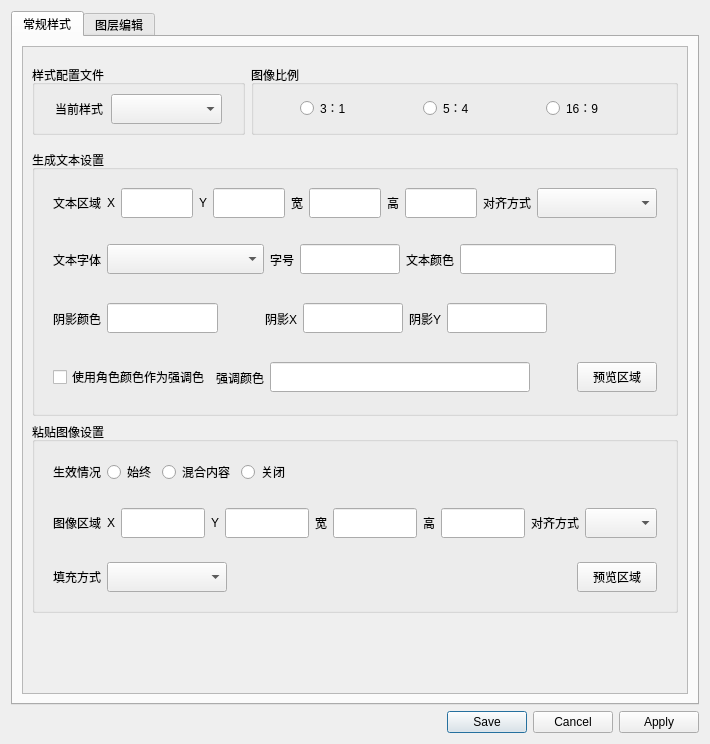
<?xml version="1.0" encoding="UTF-8"?>
<ui version="4.0">
 <class>StyleWindow</class>
 <widget class="QWidget" name="StyleWindow">
  <property name="geometry">
   <rect>
    <x>0</x>
    <y>0</y>
    <width>710</width>
    <height>744</height>
   </rect>
  </property>
  <property name="windowTitle">
   <string>Form</string>
  </property>
  <layout class="QVBoxLayout" name="verticalLayout">
   <item>
    <widget class="QTabWidget" name="tabWidget">
     <property name="currentIndex">
      <number>0</number>
     </property>
     <widget class="QWidget" name="tab">
      <attribute name="title">
       <string>常规样式</string>
      </attribute>
      <layout class="QVBoxLayout" name="verticalLayout_2">
       <item>
        <widget class="QScrollArea" name="scrollArea_2">
         <property name="widgetResizable">
          <bool>true</bool>
         </property>
         <widget class="QWidget" name="scrollAreaWidgetContents_2">
          <property name="geometry">
           <rect>
            <x>0</x>
            <y>0</y>
            <width>666</width>
            <height>647</height>
           </rect>
          </property>
          <layout class="QVBoxLayout" name="verticalLayout_7">
           <item>
            <widget class="QWidget" name="widget_5" native="true">
             <property name="sizePolicy">
              <sizepolicy hsizetype="Preferred" vsizetype="Fixed">
               <horstretch>0</horstretch>
               <verstretch>0</verstretch>
              </sizepolicy>
             </property>
             <property name="maximumSize">
              <size>
               <width>16777215</width>
               <height>100</height>
              </size>
             </property>
             <layout class="QHBoxLayout" name="horizontalLayout_7" stretch="1,2">
              <property name="leftMargin">
               <number>0</number>
              </property>
              <property name="rightMargin">
               <number>0</number>
              </property>
              <item>
               <widget class="QGroupBox" name="groupBox_style">
                <property name="maximumSize">
                 <size>
                  <width>16777215</width>
                  <height>70</height>
                 </size>
                </property>
                <property name="title">
                 <string>样式配置文件</string>
                </property>
                <layout class="QHBoxLayout" name="horizontalLayout_8">
                 <property name="leftMargin">
                  <number>20</number>
                 </property>
                 <property name="rightMargin">
                  <number>20</number>
                 </property>
                 <item>
                  <widget class="QLabel" name="label_styleSelect">
                   <property name="sizePolicy">
                    <sizepolicy hsizetype="Fixed" vsizetype="Preferred">
                     <horstretch>0</horstretch>
                     <verstretch>0</verstretch>
                    </sizepolicy>
                   </property>
                   <property name="minimumSize">
                    <size>
                     <width>50</width>
                     <height>0</height>
                    </size>
                   </property>
                   <property name="text">
                    <string>当前样式</string>
                   </property>
                  </widget>
                 </item>
                 <item>
                  <widget class="QComboBox" name="comboBox_style">
                   <property name="minimumSize">
                    <size>
                     <width>0</width>
                     <height>30</height>
                    </size>
                   </property>
                  </widget>
                 </item>
                </layout>
               </widget>
              </item>
              <item>
               <widget class="QGroupBox" name="groupBox_imgProportion">
                <property name="maximumSize">
                 <size>
                  <width>16777215</width>
                  <height>70</height>
                 </size>
                </property>
                <property name="title">
                 <string>图像比例</string>
                </property>
                <layout class="QHBoxLayout" name="horizontalLayout_2">
                 <property name="leftMargin">
                  <number>9</number>
                 </property>
                 <item>
                  <widget class="QRadioButton" name="radioButton_1">
                   <property name="sizePolicy">
                    <sizepolicy hsizetype="Fixed" vsizetype="Fixed">
                     <horstretch>0</horstretch>
                     <verstretch>0</verstretch>
                    </sizepolicy>
                   </property>
                   <property name="minimumSize">
                    <size>
                     <width>80</width>
                     <height>0</height>
                    </size>
                   </property>
                   <property name="text">
                    <string>3：1</string>
                   </property>
                  </widget>
                 </item>
                 <item>
                  <widget class="QRadioButton" name="radioButton_2">
                   <property name="sizePolicy">
                    <sizepolicy hsizetype="Fixed" vsizetype="Fixed">
                     <horstretch>0</horstretch>
                     <verstretch>0</verstretch>
                    </sizepolicy>
                   </property>
                   <property name="minimumSize">
                    <size>
                     <width>80</width>
                     <height>0</height>
                    </size>
                   </property>
                   <property name="text">
                    <string>5：4</string>
                   </property>
                  </widget>
                 </item>
                 <item>
                  <widget class="QRadioButton" name="radioButton_3">
                   <property name="sizePolicy">
                    <sizepolicy hsizetype="Fixed" vsizetype="Fixed">
                     <horstretch>0</horstretch>
                     <verstretch>0</verstretch>
                    </sizepolicy>
                   </property>
                   <property name="minimumSize">
                    <size>
                     <width>80</width>
                     <height>0</height>
                    </size>
                   </property>
                   <property name="text">
                    <string>16：9</string>
                   </property>
                  </widget>
                 </item>
                </layout>
               </widget>
              </item>
             </layout>
            </widget>
           </item>
           <item>
            <widget class="QGroupBox" name="groupBox_text">
             <property name="sizePolicy">
              <sizepolicy hsizetype="Preferred" vsizetype="Fixed">
               <horstretch>0</horstretch>
               <verstretch>0</verstretch>
              </sizepolicy>
             </property>
             <property name="title">
              <string>生成文本设置</string>
             </property>
             <layout class="QVBoxLayout" name="verticalLayout_5">
              <item>
               <widget class="QWidget" name="widget_line1" native="true">
                <layout class="QHBoxLayout" name="horizontalLayout_6">
                 <item>
                  <widget class="QLabel" name="label_9">
                   <property name="text">
                    <string>文本区域</string>
                   </property>
                  </widget>
                 </item>
                 <item>
                  <widget class="QLabel" name="label_10">
                   <property name="text">
                    <string>X</string>
                   </property>
                  </widget>
                 </item>
                 <item>
                  <widget class="QLineEdit" name="lineEdit_textX">
                   <property name="minimumSize">
                    <size>
                     <width>0</width>
                     <height>30</height>
                    </size>
                   </property>
                  </widget>
                 </item>
                 <item>
                  <widget class="QLabel" name="label_11">
                   <property name="text">
                    <string>Y</string>
                   </property>
                  </widget>
                 </item>
                 <item>
                  <widget class="QLineEdit" name="lineEdit_textY">
                   <property name="minimumSize">
                    <size>
                     <width>0</width>
                     <height>30</height>
                    </size>
                   </property>
                  </widget>
                 </item>
                 <item>
                  <widget class="QLabel" name="label_12">
                   <property name="text">
                    <string>宽</string>
                   </property>
                  </widget>
                 </item>
                 <item>
                  <widget class="QLineEdit" name="lineEdit_textW">
                   <property name="minimumSize">
                    <size>
                     <width>0</width>
                     <height>30</height>
                    </size>
                   </property>
                  </widget>
                 </item>
                 <item>
                  <widget class="QLabel" name="label_13">
                   <property name="text">
                    <string>高</string>
                   </property>
                  </widget>
                 </item>
                 <item>
                  <widget class="QLineEdit" name="lineEdit_textH">
                   <property name="minimumSize">
                    <size>
                     <width>0</width>
                     <height>30</height>
                    </size>
                   </property>
                  </widget>
                 </item>
                 <item>
                  <widget class="QLabel" name="label_14">
                   <property name="text">
                    <string>对齐方式</string>
                   </property>
                  </widget>
                 </item>
                 <item>
                  <widget class="QComboBox" name="comboBox_align">
                   <property name="minimumSize">
                    <size>
                     <width>120</width>
                     <height>30</height>
                    </size>
                   </property>
                  </widget>
                 </item>
                </layout>
               </widget>
              </item>
              <item>
               <widget class="QWidget" name="widget_line2" native="true">
                <layout class="QHBoxLayout" name="horizontalLayout_3">
                 <item>
                  <widget class="QLabel" name="label">
                   <property name="text">
                    <string>文本字体</string>
                   </property>
                  </widget>
                 </item>
                 <item>
                  <widget class="QComboBox" name="comboBox_textFont">
                   <property name="sizePolicy">
                    <sizepolicy hsizetype="Expanding" vsizetype="Fixed">
                     <horstretch>0</horstretch>
                     <verstretch>0</verstretch>
                    </sizepolicy>
                   </property>
                   <property name="minimumSize">
                    <size>
                     <width>0</width>
                     <height>30</height>
                    </size>
                   </property>
                   <property name="maximumSize">
                    <size>
                     <width>250</width>
                     <height>16777215</height>
                    </size>
                   </property>
                  </widget>
                 </item>
                 <item>
                  <widget class="QLabel" name="label_2">
                   <property name="text">
                    <string>字号</string>
                   </property>
                  </widget>
                 </item>
                 <item>
                  <widget class="QLineEdit" name="lineEdit_fontSize">
                   <property name="sizePolicy">
                    <sizepolicy hsizetype="Fixed" vsizetype="Fixed">
                     <horstretch>0</horstretch>
                     <verstretch>0</verstretch>
                    </sizepolicy>
                   </property>
                   <property name="minimumSize">
                    <size>
                     <width>0</width>
                     <height>30</height>
                    </size>
                   </property>
                   <property name="maximumSize">
                    <size>
                     <width>100</width>
                     <height>16777215</height>
                    </size>
                   </property>
                  </widget>
                 </item>
                 <item>
                  <widget class="QLabel" name="label_3">
                   <property name="text">
                    <string>文本颜色</string>
                   </property>
                  </widget>
                 </item>
                 <item>
                  <widget class="QLineEdit" name="lineEdit_textColor">
                   <property name="minimumSize">
                    <size>
                     <width>0</width>
                     <height>30</height>
                    </size>
                   </property>
                  </widget>
                 </item>
                 <item>
                  <widget class="QLabel" name="label_textColorPreview">
                   <property name="sizePolicy">
                    <sizepolicy hsizetype="Fixed" vsizetype="Fixed">
                     <horstretch>0</horstretch>
                     <verstretch>0</verstretch>
                    </sizepolicy>
                   </property>
                   <property name="minimumSize">
                    <size>
                     <width>35</width>
                     <height>35</height>
                    </size>
                   </property>
                   <property name="text">
                    <string/>
                   </property>
                  </widget>
                 </item>
                </layout>
               </widget>
              </item>
              <item>
               <widget class="QWidget" name="widget_line3" native="true">
                <layout class="QHBoxLayout" name="horizontalLayout_4">
                 <item>
                  <widget class="QLabel" name="label_5">
                   <property name="text">
                    <string>阴影颜色</string>
                   </property>
                  </widget>
                 </item>
                 <item>
                  <widget class="QLineEdit" name="lineEdit_shadowColor">
                   <property name="minimumSize">
                    <size>
                     <width>0</width>
                     <height>30</height>
                    </size>
                   </property>
                  </widget>
                 </item>
                 <item>
                  <widget class="QLabel" name="label_shadowColorPreview">
                   <property name="sizePolicy">
                    <sizepolicy hsizetype="Fixed" vsizetype="Fixed">
                     <horstretch>0</horstretch>
                     <verstretch>0</verstretch>
                    </sizepolicy>
                   </property>
                   <property name="minimumSize">
                    <size>
                     <width>35</width>
                     <height>35</height>
                    </size>
                   </property>
                   <property name="text">
                    <string/>
                   </property>
                  </widget>
                 </item>
                 <item>
                  <widget class="QLabel" name="label_24">
                   <property name="text">
                    <string>阴影X</string>
                   </property>
                  </widget>
                 </item>
                 <item>
                  <widget class="QLineEdit" name="lineEdit_shadowX">
                   <property name="minimumSize">
                    <size>
                     <width>0</width>
                     <height>30</height>
                    </size>
                   </property>
                   <property name="maximumSize">
                    <size>
                     <width>100</width>
                     <height>16777215</height>
                    </size>
                   </property>
                  </widget>
                 </item>
                 <item>
                  <widget class="QLabel" name="label_25">
                   <property name="text">
                    <string>阴影Y</string>
                   </property>
                  </widget>
                 </item>
                 <item>
                  <widget class="QLineEdit" name="lineEdit_shadowY">
                   <property name="minimumSize">
                    <size>
                     <width>0</width>
                     <height>30</height>
                    </size>
                   </property>
                   <property name="maximumSize">
                    <size>
                     <width>100</width>
                     <height>16777215</height>
                    </size>
                   </property>
                  </widget>
                 </item>
                 <item>
                  <spacer name="horizontalSpacer_4">
                   <property name="orientation">
                    <enum>Qt::Orientation::Horizontal</enum>
                   </property>
                   <property name="sizeHint" stdset="0">
                    <size>
                     <width>40</width>
                     <height>20</height>
                    </size>
                   </property>
                  </spacer>
                 </item>
                </layout>
               </widget>
              </item>
              <item>
               <widget class="QWidget" name="widget_line4" native="true">
                <layout class="QHBoxLayout" name="horizontalLayout_5">
                 <item>
                  <widget class="QCheckBox" name="checkBox_useCharaColor">
                   <property name="text">
                    <string>使用角色颜色作为强调色</string>
                   </property>
                  </widget>
                 </item>
                 <item>
                  <widget class="QLabel" name="label_7">
                   <property name="text">
                    <string>强调颜色</string>
                   </property>
                  </widget>
                 </item>
                 <item>
                  <widget class="QLineEdit" name="lineEdit_bracketColor">
                   <property name="minimumSize">
                    <size>
                     <width>0</width>
                     <height>30</height>
                    </size>
                   </property>
                  </widget>
                 </item>
                 <item>
                  <widget class="QLabel" name="label_bracketColorPreview">
                   <property name="sizePolicy">
                    <sizepolicy hsizetype="Fixed" vsizetype="Fixed">
                     <horstretch>0</horstretch>
                     <verstretch>0</verstretch>
                    </sizepolicy>
                   </property>
                   <property name="minimumSize">
                    <size>
                     <width>35</width>
                     <height>35</height>
                    </size>
                   </property>
                   <property name="text">
                    <string/>
                   </property>
                  </widget>
                 </item>
                 <item>
                  <widget class="QPushButton" name="pushButton_previewTextArea">
                   <property name="minimumSize">
                    <size>
                     <width>0</width>
                     <height>30</height>
                    </size>
                   </property>
                   <property name="text">
                    <string>预览区域</string>
                   </property>
                  </widget>
                 </item>
                </layout>
               </widget>
              </item>
             </layout>
            </widget>
           </item>
           <item>
            <widget class="QGroupBox" name="groupBox_image">
             <property name="sizePolicy">
              <sizepolicy hsizetype="Preferred" vsizetype="Fixed">
               <horstretch>0</horstretch>
               <verstretch>0</verstretch>
              </sizepolicy>
             </property>
             <property name="title">
              <string>粘贴图像设置</string>
             </property>
             <layout class="QVBoxLayout" name="verticalLayout_8">
              <item>
               <widget class="QWidget" name="widget_line1_2" native="true">
                <layout class="QHBoxLayout" name="horizontalLayout_9">
                 <item>
                  <widget class="QLabel" name="label_condition">
                   <property name="text">
                    <string>生效情况</string>
                   </property>
                  </widget>
                 </item>
                 <item>
                  <widget class="QRadioButton" name="radioButton_alway">
                   <property name="text">
                    <string>始终</string>
                   </property>
                  </widget>
                 </item>
                 <item>
                  <widget class="QRadioButton" name="radioButton_mixed">
                   <property name="text">
                    <string>混合内容</string>
                   </property>
                  </widget>
                 </item>
                 <item>
                  <widget class="QRadioButton" name="radioButton_off">
                   <property name="text">
                    <string>关闭</string>
                   </property>
                  </widget>
                 </item>
                 <item>
                  <spacer name="horizontalSpacer">
                   <property name="orientation">
                    <enum>Qt::Orientation::Horizontal</enum>
                   </property>
                   <property name="sizeHint" stdset="0">
                    <size>
                     <width>40</width>
                     <height>20</height>
                    </size>
                   </property>
                  </spacer>
                 </item>
                </layout>
               </widget>
              </item>
              <item>
               <widget class="QWidget" name="widget_line2_2" native="true">
                <layout class="QHBoxLayout" name="horizontalLayout_10">
                 <item>
                  <widget class="QLabel" name="label_17">
                   <property name="text">
                    <string>图像区域</string>
                   </property>
                  </widget>
                 </item>
                 <item>
                  <widget class="QLabel" name="label_18">
                   <property name="text">
                    <string>X</string>
                   </property>
                  </widget>
                 </item>
                 <item>
                  <widget class="QLineEdit" name="lineEdit_imgX">
                   <property name="minimumSize">
                    <size>
                     <width>0</width>
                     <height>30</height>
                    </size>
                   </property>
                  </widget>
                 </item>
                 <item>
                  <widget class="QLabel" name="label_19">
                   <property name="text">
                    <string>Y</string>
                   </property>
                  </widget>
                 </item>
                 <item>
                  <widget class="QLineEdit" name="lineEdit_imgY">
                   <property name="minimumSize">
                    <size>
                     <width>0</width>
                     <height>30</height>
                    </size>
                   </property>
                  </widget>
                 </item>
                 <item>
                  <widget class="QLabel" name="label_20">
                   <property name="text">
                    <string>宽</string>
                   </property>
                  </widget>
                 </item>
                 <item>
                  <widget class="QLineEdit" name="lineEdit_imgW">
                   <property name="minimumSize">
                    <size>
                     <width>0</width>
                     <height>30</height>
                    </size>
                   </property>
                  </widget>
                 </item>
                 <item>
                  <widget class="QLabel" name="label_21">
                   <property name="text">
                    <string>高</string>
                   </property>
                  </widget>
                 </item>
                 <item>
                  <widget class="QLineEdit" name="lineEdit_imgH">
                   <property name="minimumSize">
                    <size>
                     <width>0</width>
                     <height>30</height>
                    </size>
                   </property>
                  </widget>
                 </item>
                 <item>
                  <widget class="QLabel" name="label_22">
                   <property name="text">
                    <string>对齐方式</string>
                   </property>
                  </widget>
                 </item>
                 <item>
                  <widget class="QComboBox" name="comboBox_imgAlign">
                   <property name="minimumSize">
                    <size>
                     <width>0</width>
                     <height>30</height>
                    </size>
                   </property>
                  </widget>
                 </item>
                </layout>
               </widget>
              </item>
              <item>
               <widget class="QWidget" name="widget_line3_2" native="true">
                <layout class="QHBoxLayout" name="horizontalLayout_11">
                 <item>
                  <widget class="QLabel" name="label_23">
                   <property name="text">
                    <string>填充方式</string>
                   </property>
                  </widget>
                 </item>
                 <item>
                  <widget class="QComboBox" name="comboBox_imgFillMode">
                   <property name="minimumSize">
                    <size>
                     <width>120</width>
                     <height>30</height>
                    </size>
                   </property>
                  </widget>
                 </item>
                 <item>
                  <spacer name="horizontalSpacer_3">
                   <property name="orientation">
                    <enum>Qt::Orientation::Horizontal</enum>
                   </property>
                   <property name="sizeHint" stdset="0">
                    <size>
                     <width>338</width>
                     <height>20</height>
                    </size>
                   </property>
                  </spacer>
                 </item>
                 <item>
                  <widget class="QPushButton" name="pushButton_previewImgArea">
                   <property name="minimumSize">
                    <size>
                     <width>0</width>
                     <height>30</height>
                    </size>
                   </property>
                   <property name="text">
                    <string>预览区域</string>
                   </property>
                  </widget>
                 </item>
                </layout>
               </widget>
              </item>
             </layout>
            </widget>
           </item>
           <item>
            <spacer name="verticalSpacer_2">
             <property name="orientation">
              <enum>Qt::Orientation::Vertical</enum>
             </property>
             <property name="sizeHint" stdset="0">
              <size>
               <width>20</width>
               <height>40</height>
              </size>
             </property>
            </spacer>
           </item>
          </layout>
         </widget>
        </widget>
       </item>
      </layout>
     </widget>
     <widget class="QWidget" name="tab_2">
      <attribute name="title">
       <string>图层编辑</string>
      </attribute>
      <layout class="QVBoxLayout" name="verticalLayout_4">
       <item>
        <widget class="QGroupBox" name="groupBox">
         <property name="title">
          <string>组件编辑</string>
         </property>
         <property name="alignment">
          <set>Qt::AlignmentFlag::AlignLeading|Qt::AlignmentFlag::AlignLeft|Qt::AlignmentFlag::AlignTop</set>
         </property>
         <property name="flat">
          <bool>false</bool>
         </property>
         <property name="checkable">
          <bool>false</bool>
         </property>
         <layout class="QVBoxLayout" name="verticalLayout_3">
          <item>
           <widget class="QScrollArea" name="scrollArea">
            <property name="autoFillBackground">
             <bool>false</bool>
            </property>
            <property name="frameShape">
             <enum>QFrame::Shape::Panel</enum>
            </property>
            <property name="frameShadow">
             <enum>QFrame::Shadow::Plain</enum>
            </property>
            <property name="widgetResizable">
             <bool>true</bool>
            </property>
            <property name="alignment">
             <set>Qt::AlignmentFlag::AlignLeading|Qt::AlignmentFlag::AlignLeft|Qt::AlignmentFlag::AlignTop</set>
            </property>
            <widget class="QWidget" name="scrollAreaWidgetContents">
             <property name="geometry">
              <rect>
               <x>0</x>
               <y>0</y>
               <width>646</width>
               <height>555</height>
              </rect>
             </property>
             <layout class="QVBoxLayout" name="verticalLayout_6">
              <item>
               <spacer name="verticalSpacer">
                <property name="orientation">
                 <enum>Qt::Orientation::Vertical</enum>
                </property>
                <property name="sizeHint" stdset="0">
                 <size>
                  <width>20</width>
                  <height>40</height>
                 </size>
                </property>
               </spacer>
              </item>
             </layout>
            </widget>
           </widget>
          </item>
         </layout>
        </widget>
       </item>
       <item>
        <widget class="QFrame" name="frame">
         <property name="sizePolicy">
          <sizepolicy hsizetype="Preferred" vsizetype="Fixed">
           <horstretch>0</horstretch>
           <verstretch>0</verstretch>
          </sizepolicy>
         </property>
         <property name="minimumSize">
          <size>
           <width>0</width>
           <height>40</height>
          </size>
         </property>
         <property name="frameShape">
          <enum>QFrame::Shape::StyledPanel</enum>
         </property>
         <property name="frameShadow">
          <enum>QFrame::Shadow::Raised</enum>
         </property>
         <layout class="QHBoxLayout" name="horizontalLayout">
          <property name="leftMargin">
           <number>40</number>
          </property>
          <property name="rightMargin">
           <number>40</number>
          </property>
          <item>
           <widget class="QPushButton" name="pushButton_2">
            <property name="sizePolicy">
             <sizepolicy hsizetype="Fixed" vsizetype="Fixed">
              <horstretch>0</horstretch>
              <verstretch>0</verstretch>
             </sizepolicy>
            </property>
            <property name="minimumSize">
             <size>
              <width>80</width>
              <height>30</height>
             </size>
            </property>
            <property name="text">
             <string>重置组件</string>
            </property>
           </widget>
          </item>
          <item>
           <spacer name="horizontalSpacer_2">
            <property name="orientation">
             <enum>Qt::Orientation::Horizontal</enum>
            </property>
            <property name="sizeType">
             <enum>QSizePolicy::Policy::Fixed</enum>
            </property>
            <property name="sizeHint" stdset="0">
             <size>
              <width>150</width>
              <height>20</height>
             </size>
            </property>
           </spacer>
          </item>
          <item>
           <widget class="QToolButton" name="toolButton">
            <property name="minimumSize">
             <size>
              <width>80</width>
              <height>30</height>
             </size>
            </property>
            <property name="text">
             <string>添加组件</string>
            </property>
            <property name="checkable">
             <bool>false</bool>
            </property>
            <property name="checked">
             <bool>false</bool>
            </property>
            <property name="popupMode">
             <enum>QToolButton::ToolButtonPopupMode::InstantPopup</enum>
            </property>
            <property name="toolButtonStyle">
             <enum>Qt::ToolButtonStyle::ToolButtonTextOnly</enum>
            </property>
            <property name="autoRaise">
             <bool>true</bool>
            </property>
           </widget>
          </item>
         </layout>
        </widget>
       </item>
      </layout>
     </widget>
    </widget>
   </item>
   <item>
    <widget class="QDialogButtonBox" name="buttonBox">
     <property name="standardButtons">
      <set>QDialogButtonBox::StandardButton::Apply|QDialogButtonBox::StandardButton::Cancel|QDialogButtonBox::StandardButton::Save</set>
     </property>
    </widget>
   </item>
  </layout>
 </widget>
 <tabstops>
  <tabstop>pushButton_2</tabstop>
  <tabstop>tabWidget</tabstop>
 </tabstops>
 <resources/>
 <connections/>
</ui>
